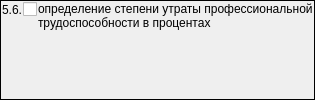
                  <widget class="QFrame" name="frame_6">
                   <property name="frameShape">
                    <enum>QFrame::Panel</enum>
                   </property>
                   <property name="frameShadow">
                    <enum>QFrame::Plain</enum>
                   </property>
                   <layout class="QGridLayout" name="gridLayout_10">
                    <property name="margin">
                     <number>1</number>
                    </property>
                    <property name="spacing">
                     <number>1</number>
                    </property>
                    <item row="0" column="0">
                     <widget class="QLabel" name="label_23">
                      <property name="sizePolicy">
                       <sizepolicy hsizetype="Fixed" vsizetype="Preferred">
                        <horstretch>0</horstretch>
                        <verstretch>0</verstretch>
                       </sizepolicy>
                      </property>
                      <property name="text">
                       <string>5.6.</string>
                      </property>
                     </widget>
                    </item>
                    <item row="0" column="1">
                     <widget class="QCheckBox" name="chkPurposeDirectionMSI56">
                      <property name="sizePolicy">
                       <sizepolicy hsizetype="Fixed" vsizetype="Fixed">
                        <horstretch>0</horstretch>
                        <verstretch>0</verstretch>
                       </sizepolicy>
                      </property>
                      <property name="text">
                       <string/>
                      </property>
                     </widget>
                    </item>
                    <item row="0" column="2" rowspan="2">
                     <widget class="QLabel" name="lblPurposeDirectionMSI56">
                      <property name="text">
                       <string>определение степени утраты профессиональной трудоспособности в процентах</string>
                      </property>
                      <property name="alignment">
                       <set>Qt::AlignLeading|Qt::AlignLeft|Qt::AlignTop</set>
                      </property>
                      <property name="wordWrap">
                       <bool>true</bool>
                      </property>
                     </widget>
                    </item>
                   </layout>
                  </widget>
